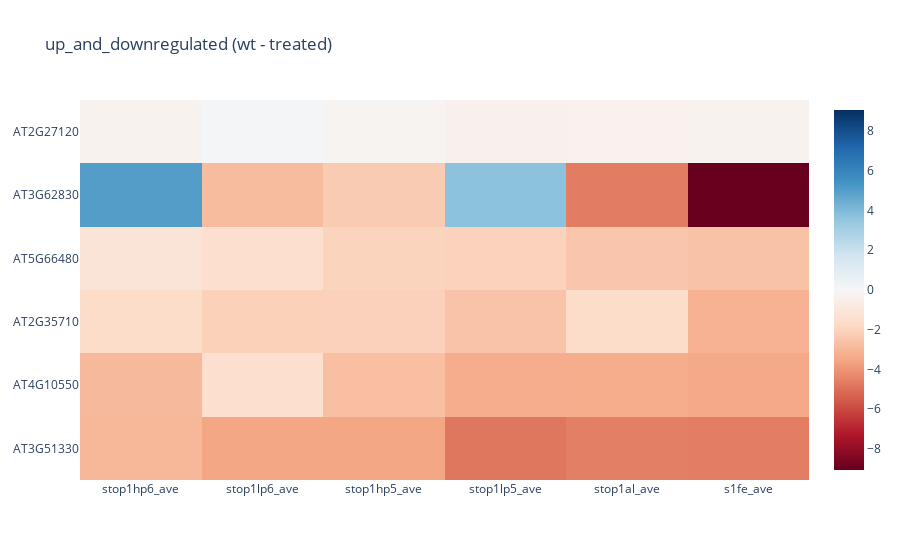

Notebook code for this chart:
### Code cell
import plotly.graph_objects as go
import datetime
import numpy as np
np.random.seed(1)

fig = go.Figure(data=go.Heatmap(
        z=heatmap_up_and_down_data.iloc[:,1:], 
    zmid = 0,
        x=stop1_cols[1:],
        y=heatmap_up_and_down_data['atID'],
        colorscale=coolwarm))

fig.update_layout(
    title='up_and_downregulated (wt - treated)',
    xaxis_nticks=36)

fig.show()

### Figure 1 — Plotly figure (JSON) as saved in the notebook; plotly's stock layout.template omitted (floating-point values rounded to 4 significant figures; data arrays with more than 128 entries replaced by an {"elided": "..."} marker saying what was removed)
{"data": [{"colorscale": {"elided": "255x2 mixed values"}, "type": "heatmap", "x": ["stop1hp6_ave", "stop1lp6_ave", "stop1hp5_ave", "stop1lp5_ave", "stop1al_ave", "s1fe_ave"], "y": ["AT3G51330", "AT4G10550", "AT2G35710", "AT5G66480", "AT3G62830", "AT2G27120"], "z": [[-2.973, -3.512, -3.539, -4.828, -4.59, -4.599, -24.04], [-2.923, -1.51, -2.716, -3.304, -3.332, -3.44, -17.23], [-1.67, -2.114, -2.1, -2.57, -1.626, -3.142, -13.22], [-1.135, -1.467, -1.987, -2.069, -2.459, -2.614, -11.73], [5.043, -2.851, -2.313, 3.704, -4.651, -9.054, -10.12], [-0.2718, 0.05738, -0.2182, -0.3588, -0.3268, -0.2848, -1.403]], "zmid": 0}], "layout": {"title": {"text": "up_and_downregulated (wt - treated)"}, "xaxis": {"nticks": 36}}}
